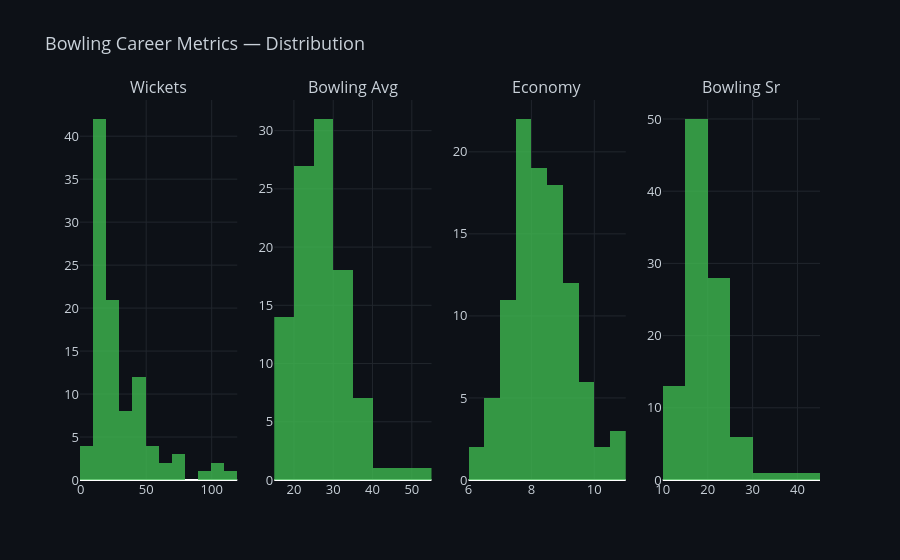

The notebook cell this image was saved under:
### Code cell
# ── Bowling metrics distribution ──────────────────────────────
bowl_cols = ['wickets', 'bowling_avg', 'economy', 'bowling_sr']
fig = make_subplots(rows=1, cols=4, subplot_titles=[c.replace('_',' ').title() for c in bowl_cols])

for idx, col in enumerate(bowl_cols):
    fig.add_trace(go.Histogram(x=most_wickets[col], marker_color=GREEN, opacity=0.8,
                               nbinsx=15, name=col), row=1, col=idx+1)

fig.update_layout(**LAYOUT, title='Bowling Career Metrics — Distribution', showlegend=False)
fig.update_xaxes(gridcolor='#21262D')
fig.update_yaxes(gridcolor='#21262D')
plt.tight_layout()
plt.savefig("../charts/initial_eda_bowling_career_metrics.png", dpi=300, bbox_inches="tight")
fig.show()

### Figure 1 — Plotly figure (JSON) as saved in the notebook; plotly's stock layout.template omitted (floating-point values rounded to 4 significant figures)
{"data": [{"marker": {"color": "#3FB950"}, "name": "wickets", "nbinsx": 15, "opacity": 0.8, "type": "histogram", "x": [113, 108, 103, 91, 78, 73, 72, 66, 63, 59, 56, 55, 51, 48, 48, 47, 45, 44, 44, 43, 42, 42, 41, 40, 40, 39, 38, 38, 37, 36, 34, 34, 30, 28, 28, 27, 26, 26, 26, 25, 24, 24, 23, 23, 23, 23, 22, 22, 22, 21, 21, 21, 21, 20, 19, 19, 19, 18, 18, 18, 18, 18, 17, 17, 16, 16, 16, 15, 15, 15, 15, 15, 15, 14, 13, 13, 13, 13, 13, 12, 12, 12, 11, 11, 11, 11, 11, 10, 10, 10, 10, 10, 10, 10, 10, 10, 9, 9, 9, 9], "xaxis": "x", "yaxis": "y"}, {"marker": {"color": "#3FB950"}, "name": "bowling_avg", "nbinsx": 15, "opacity": 0.8, "type": "histogram", "x": [22.68, 22.96, 21.02, 25.38, 24.92, 28.68, 28.65, 29.54, 31.57, 21.67, 19.64, 31.0, 25.09, 26.85, 30.39, 26.51, 29.8, 15.47, 24.02, 19.74, 20.83, 27.64, 28.04, 24.4, 34.8, 20.84, 26.13, 31.57, 32.0, 36.25, 23.52, 24.35, 25.6, 18.35, 25.39, 22.4, 26.61, 27.34, 30.0, 30.76, 20.12, 36.08, 16.08, 23.65, 26.6, 28.52, 23.09, 26.77, 29.18, 20.28, 23.0, 23.28, 31.33, 20.55, 18.52, 18.63, 20.89, 18.0, 21.61, 23.33, 28.33, 32.61, 15.7, 44.52, 25.37, 29.56, 36.43, 16.6, 21.06, 26.2, 30.6, 30.86, 33.26, 33.07, 20.23, 27.38, 28.53, 30.3, 34.92, 25.66, 35.41, 37.58, 16.63, 17.18, 21.36, 35.09, 38.63, 19.9, 22.9, 26.0, 26.2, 28.9, 32.9, 33.0, 47.4, 50.5, 19.77, 22.88, 27.44, 27.44], "xaxis": "x2", "yaxis": "y2"}, {"marker": {"color": "#3FB950"}, "name": "economy", "nbinsx": 15, "opacity": 0.8, "type": "histogram", "x": [7.79, 8.03, 8.0, 7.68, 8.42, 7.57, 7.62, 9.1, 7.06, 8.21, 7.05, 7.93, 8.96, 7.94, 8.41, 7.21, 6.96, 6.13, 8.78, 9.09, 6.88, 8.79, 7.86, 8.27, 8.86, 9.1, 9.65, 8.2, 9.74, 9.11, 7.81, 8.25, 7.6, 7.72, 9.31, 8.62, 7.27, 8.67, 8.47, 9.22, 7.13, 8.89, 7.55, 8.63, 8.27, 7.38, 7.81, 9.34, 9.63, 7.79, 8.72, 7.68, 7.78, 6.22, 8.0, 8.23, 7.78, 8.2, 8.39, 8.48, 6.87, 9.57, 9.15, 6.95, 7.96, 9.09, 7.53, 7.32, 8.42, 8.73, 8.52, 9.07, 6.93, 10.13, 7.96, 10.89, 9.76, 8.5, 8.78, 8.63, 8.7, 8.5, 7.89, 7.66, 8.98, 10.24, 8.33, 7.06, 9.81, 8.38, 7.48, 9.07, 8.25, 9.47, 8.69, 7.28, 7.41, 7.62, 10.81, 10.73], "xaxis": "x3", "yaxis": "y3"}, {"marker": {"color": "#3FB950"}, "name": "bowling_sr", "nbinsx": 15, "opacity": 0.8, "type": "histogram", "x": [17.46, 17.14, 15.75, 19.82, 17.75, 22.71, 22.55, 19.46, 26.8, 15.83, 16.71, 23.43, 16.8, 20.29, 21.66, 22.04, 25.66, 15.13, 16.4, 13.02, 18.14, 18.85, 21.39, 17.7, 23.55, 13.74, 16.23, 23.07, 19.7, 23.86, 18.05, 17.7, 20.2, 14.25, 16.35, 15.59, 21.96, 18.92, 21.23, 20.0, 16.91, 24.33, 12.78, 16.43, 19.3, 23.17, 17.72, 17.18, 18.18, 15.61, 15.8, 18.19, 24.14, 19.8, 13.89, 13.57, 16.1, 13.16, 15.44, 16.5, 24.72, 20.44, 10.29, 38.41, 19.12, 19.5, 29.0, 13.6, 15.0, 18.0, 21.53, 20.4, 28.8, 19.57, 15.23, 15.07, 17.53, 21.38, 23.84, 17.83, 24.41, 26.5, 12.63, 13.45, 14.27, 20.54, 27.81, 16.9, 14.0, 18.6, 21.0, 19.1, 23.9, 20.9, 32.7, 41.6, 16.0, 18.0, 15.22, 15.33], "xaxis": "x4", "yaxis": "y4"}], "layout": {"annotations": [{"font": {"size": 16}, "showarrow": false, "text": "Wickets", "x": 0.1062, "xanchor": "center", "xref": "paper", "y": 1, "yanchor": "bottom", "yref": "paper"}, {"font": {"size": 16}, "showarrow": false, "text": "Bowling Avg", "x": 0.3688, "xanchor": "center", "xref": "paper", "y": 1, "yanchor": "bottom", "yref": "paper"}, {"font": {"size": 16}, "showarrow": false, "text": "Economy", "x": 0.6313, "xanchor": "center", "xref": "paper", "y": 1, "yanchor": "bottom", "yref": "paper"}, {"font": {"size": 16}, "showarrow": false, "text": "Bowling Sr", "x": 0.8938, "xanchor": "center", "xref": "paper", "y": 1, "yanchor": "bottom", "yref": "paper"}], "font": {"color": "#C9D1D9", "size": 13}, "paper_bgcolor": "#0D1117", "plot_bgcolor": "#0D1117", "showlegend": false, "title": {"text": "Bowling Career Metrics — Distribution"}, "xaxis": {"anchor": "y", "domain": [0, 0.2125], "gridcolor": "#21262D"}, "xaxis2": {"anchor": "y2", "domain": [0.2625, 0.475], "gridcolor": "#21262D"}, "xaxis3": {"anchor": "y3", "domain": [0.525, 0.7375], "gridcolor": "#21262D"}, "xaxis4": {"anchor": "y4", "domain": [0.7875, 1], "gridcolor": "#21262D"}, "yaxis": {"anchor": "x", "domain": [0, 1], "gridcolor": "#21262D"}, "yaxis2": {"anchor": "x2", "domain": [0, 1], "gridcolor": "#21262D"}, "yaxis3": {"anchor": "x3", "domain": [0, 1], "gridcolor": "#21262D"}, "yaxis4": {"anchor": "x4", "domain": [0, 1], "gridcolor": "#21262D"}}}
